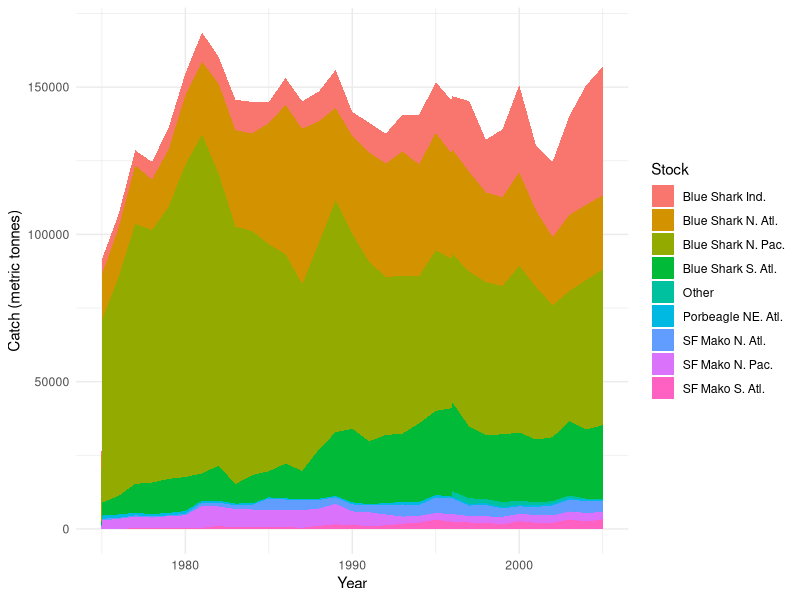

Write R code to recreate this figure.
## ---- chunk 1
knitr::opts_chunk$set(echo = TRUE, warning = FALSE, message = FALSE)

library(tidyverse)
library(here)

## ---- chunk 2
blshario_combined <- read_csv(here("data", "shark", "blshario_catch.csv")) %>% 
  filter(year %in% c(1950:2020)) %>% 
  select(stockid, year, catch) 
## ---- chunk 3
blsharnatl_combined <- read_csv(here("data", "shark", "blsharnatl_catch.csv")) %>% 
  filter(year %in% c(1950:2020)) %>% 
  select(stockid, year, catch)
## ---- chunk 4
blsharsatl_combined <- read_csv(here("data", "shark", "blsharsatl_catch.csv")) %>% 
  filter(year %in% c(1950:2020)) %>% 
  select(stockid, year, catch)
## ---- chunk 5
blsharnpac_combined <- read_csv(here("data", "shark", "blsharnpac_timeseries_2012.csv")) %>% 
  filter(year %in% c(1950:2020)) %>% 
  select(stockid, year, TCbest) %>% 
  rename(catch = TCbest)
## ---- chunk 6
porsharneatl_combined <- read_csv(here("data", "shark", "porsharneatl_catch.csv")) %>%
  filter(year %in% c(1950:2020)) %>% 
  rename(catch = TCbest)
## ---- chunk 7
porsharnwatl_combined <- read_csv(here("data", "shark", "porsharnwatl_catch.csv")) %>%
  filter(year %in% c(1950:2020)) %>% 
  rename(catch = TCbest)
## ---- chunk 8
sfmakonatl_combined <- read_csv(here("data", "shark", "sfmakonatl_catch.csv")) %>% 
  filter(year %in% c(1950:2020)) %>% 
  select(stockid, year, catch)
## ---- chunk 9
sfmakosatl_combined <- read_csv(here("data", "shark", "sfmakosatl_catch.csv")) %>% 
  filter(year %in% c(1950:2020)) %>% 
  select(stockid, year, catch)
## ---- chunk 10
sfmakonpac_combined <- read_csv(here("data", "shark", "sfmakonpac_timeseries_2007.csv")) %>%
  filter(year %in% c(1950:2020)) %>% 
  select(stockid, year, TCbest) %>% 
  rename(catch = TCbest)
## ---- chunk 11
sfmakonwpac_combined <- read_csv(here("data", "shark", "sfmakonwpac_timeseries_2003.csv")) %>%
  filter(year %in% c(1950:2020)) %>% 
  select(stockid, year, TCbest) %>% 
  rename(catch = TCbest)
## ---- chunk 12

## ---- chunk 13

# Run all chunks below before this 

shark_catch <- data.frame(blshario_combined) %>% 
  bind_rows(blsharnatl_combined,
            blsharsatl_combined,
            blsharnpac_combined,
            porsharneatl_combined,
            porsharnwatl_combined,
            sfmakonatl_combined,
            sfmakosatl_combined,
            sfmakonpac_combined,
            sfmakonwpac_combined) %>% 
  filter(year %in% c(1975:2005))

shark_catch_top <- shark_catch %>% 
  group_by(stockid) %>% 
  summarize(catch_sum = sum(catch)) %>% 
  arrange(desc(catch_sum)) %>% 
  slice_max(catch_sum, n = 8)

top_stocks <- c(unique(shark_catch_top$stockid))
  
shark_catch_top8 <- shark_catch %>% 
  filter(stockid %in% top_stocks)
# Time series for only top 8 stocks 

shark_catch_other <- shark_catch %>% 
  filter(!stockid %in% top_stocks) %>% 
  group_by(year) %>% 
  summarize(catch = sum(catch)) %>% 
  mutate(stockid = "Other")
  
#Now all remaining stocks are "other"

shark_catch_condensed <- data.frame(shark_catch_top8) %>% 
  bind_rows(shark_catch_other) %>% 
  mutate(stock_name = case_when(stockid == "BLSHARIO" ~ "Blue Shark Ind.",
                                stockid == "BLSHARNATL" ~ "Blue Shark N. Atl.",
                                stockid == "BLSHARNPAC" ~ "Blue Shark N. Pac.",
                                stockid == "BLSHARSATL" ~ "Blue Shark S. Atl.",
                                stockid == "PORSHARNEATL" ~ "Porbeagle NE. Atl.",
                                stockid == "SFMAKONATL" ~ "SF Mako N. Atl.",
                                stockid == "SFMAKONPAC" ~ "SF Mako N. Pac.",
                                stockid == "SFMAKOSATL" ~ "SF Mako S. Atl.",
                                stockid == "Other" ~ "Other")) 
## ---- chunk 14
ggplot(shark_catch_condensed, aes(x = year, y = catch, fill = stock_name)) +
  geom_area() +
  labs(x = "Year", y = "Catch (metric tonnes)", fill = "Stock") +
  theme_minimal()
